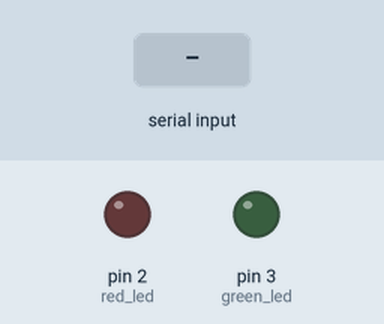
Simulated run of this sketch. Board: Arduino Uno, built with avr-gcc and run on an emulated ATmega328P. Parts: output pins drawn as LEDs (lit = HIGH). The inputs (shaded band) are chosen by the test bench.

Above: at 1.2 s.
1.3 s: "0\n" received over Serial
At 2.5 s:
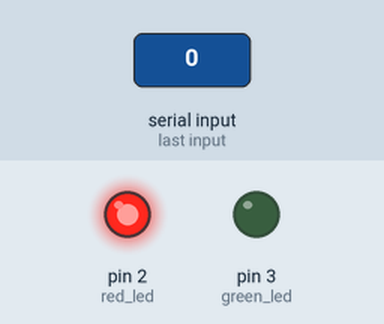
2.8 s: "1\n" received over Serial
At 3.6 s:
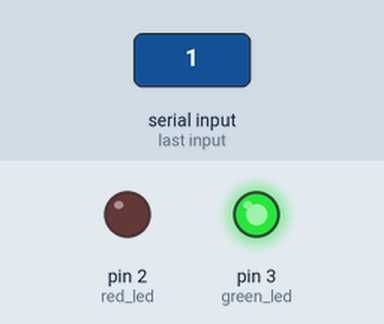
Timing chart, 0 to 5.8 s (numbered marks = the images above; inputs shaded):
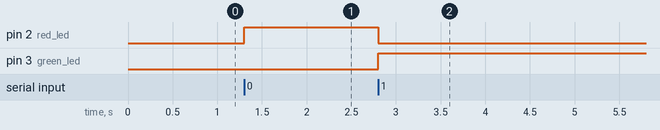

Measured:
- after the input at 1.3 s, pin 2 (red_led): LOW → HIGH at once
- after the input at 2.8 s, pin 2 (red_led): HIGH → LOW at once; pin 3 (green_led): LOW → HIGH at once

The sketch:

arduino_receive_python_command.ino
```cpp
// in this cod  just use python file python_send_command.py to turn on and off to arduino's led.

int command;
int red_led = 2;
int green_led = 3;

void setup() {
 pinMode(red_led, OUTPUT);
 pinMode(green_led, OUTPUT);
 digitalWrite (red_led, LOW);
 digitalWrite (green_led, LOW);
 Serial.begin(115200);
 Serial.setTimeout(1);
}

void loop() {
 while (!Serial.available());
 command = Serial.readString().toInt();
 if (command == 0){
  digitalWrite (red_led, HIGH);
  digitalWrite (green_led, LOW);
 }
 else if(command == 1){
  digitalWrite (green_led, HIGH);
  digitalWrite (red_led, LOW);
 }
}
```
